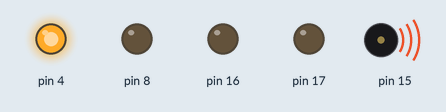
Simulated run of this program. Board: MicroPython board. Parts: output pins drawn as LEDs (lit = HIGH), buzzer (waves = sounding). Pins used as bus, display or sensor lines are not drawn. At 4.8 s the program stops and its outputs stay as they are.

Above: at 0.1 s.
At 2.7 s:
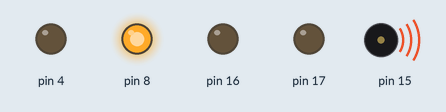
Timing chart, 0 to 3.0 s (numbered marks = the images above):
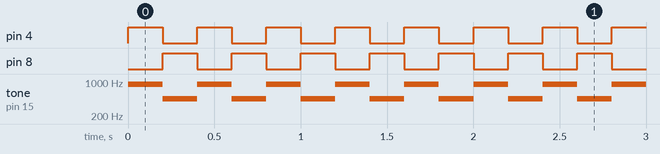

Measured:
- by itself, pin 4: alternates HIGH for 0.20 s and LOW for 0.20 s, 24 changes in all, then stays LOW
- by itself, pin 8: alternates HIGH for 0.20 s and LOW for 0.20 s, 23 changes in all, then stays HIGH
- by itself, tone on pin 15: alternates 900 Hz for 0.20 s and 450 Hz for 0.20 s, 24 changes in all, then stays 450 Hz

The program:

Allarmed_system.py
```python
from machine import Pin, PWM
import time

class AllarmeHabitat:
    def __init__(self, pin_buzzer, red_led_pin_, blue_led_pin_,red_led_pin_1, blue_led_pin_1):
        self.buzzer = Pin(pin_buzzer, Pin.OUT)
        self.pwm_buzzer = PWM(pin_buzzer)
        self.leds = [Pin(red_led_pin_, Pin.OUT), Pin(blue_led_pin_, Pin.OUT),Pin(red_led_pin_1, Pin.OUT), Pin(blue_led_pin_1, Pin.OUT)]

    def attiva_allarme(self):
        for i in range (0,12):
            """tono alto"""
            self.pwm_buzzer.freq(900)
            self.leds[0].on()
            self.leds[1].off()
            time.sleep(0.2)  # Durata del tono alto
            """tono basso"""
            self.pwm_buzzer.freq(450)
            self.leds[0].off()
            self.leds[1].on()
            time.sleep(0.2) # Durata del tono basso

Allarme = AllarmeHabitat(15, 4, 8, 16, 17)
Allarme.attiva_allarme()
```
